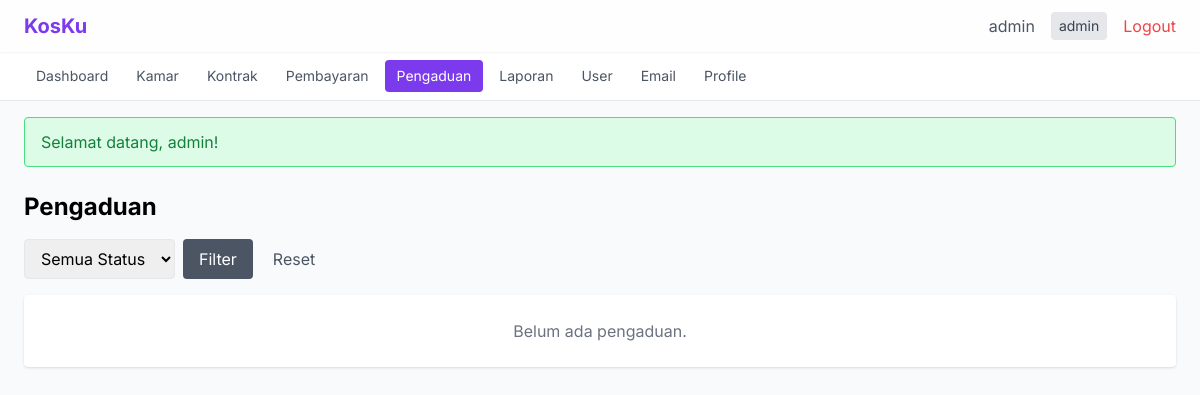
/pengaduan/index (signed in), run on an earlier commit of the app's database.
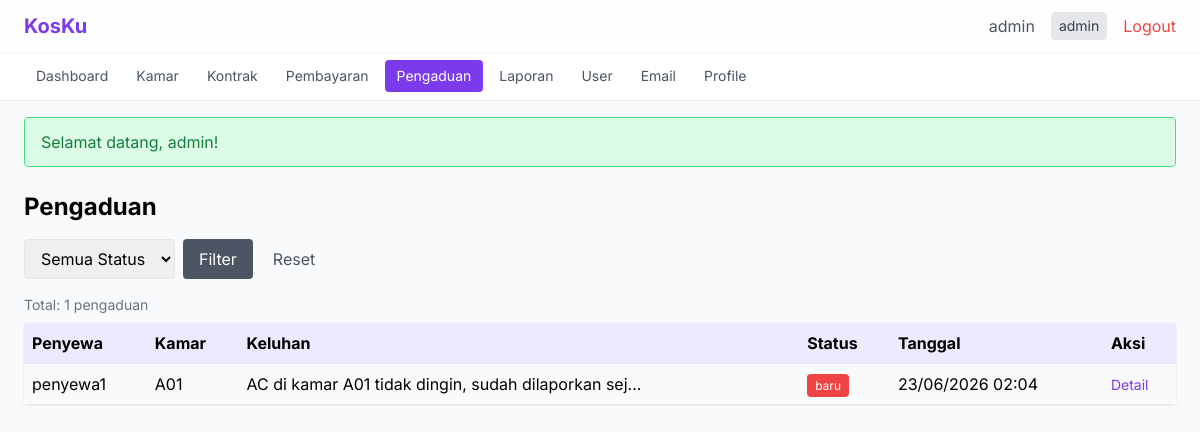
And on a later commit of the database.
### tables this page shows
CREATE TABLE pengaduan (
    id INT AUTO_INCREMENT PRIMARY KEY,
    penyewa_id INT NOT NULL,
    kamar_id INT,
    keluhan TEXT NOT NULL,
    foto VARCHAR(255),
    status ENUM('baru', 'diproses', 'selesai') NOT NULL DEFAULT 'baru',
    respon TEXT,
    created_at TIMESTAMP DEFAULT CURRENT_TIMESTAMP,
    FOREIGN KEY (penyewa_id) REFERENCES users(id) ON DELETE CASCADE,
    FOREIGN KEY (kamar_id) REFERENCES kamar(id) ON DELETE SET NULL
);

CREATE TABLE users (
    id INT AUTO_INCREMENT PRIMARY KEY,
    username VARCHAR(50) NOT NULL UNIQUE,
    email VARCHAR(100) NOT NULL UNIQUE,
    password VARCHAR(255) NOT NULL,
    role ENUM('admin', 'pemilik', 'penyewa') NOT NULL DEFAULT 'penyewa',
    no_telepon VARCHAR(20),
    alamat TEXT,
    created_at TIMESTAMP DEFAULT CURRENT_TIMESTAMP
);

CREATE TABLE kamar (
    id INT AUTO_INCREMENT PRIMARY KEY,
    nomor_kamar VARCHAR(10) NOT NULL UNIQUE,
    tipe VARCHAR(50),
    harga DECIMAL(12,2) NOT NULL,
    kapasitas INT DEFAULT 1,
    fasilitas TEXT,
    status ENUM('tersedia', 'terisi', 'maintenance') NOT NULL DEFAULT 'tersedia',
    foto VARCHAR(255),
    created_at TIMESTAMP DEFAULT CURRENT_TIMESTAMP
);

### src/Controllers/PengaduanController.php (called while the page is built, shortened)
<?php
class PengaduanController
{
    private Pengaduan $pengaduan;
    public function __construct()
    {
        $this->pengaduan = new Pengaduan();
    }
    public function index(): void
    {
        $filter = '';
        $params = [];
        $data = $this->pengaduan->getAll($filter, $params);
        require_once __DIR__ . '/../../views/pengaduan/index.php';
    }
}

### public/index.php (called while the page is built, shortened)
<?php
$requestUri = $_SERVER['REQUEST_URI'] ?? '/';
$requestUri = parse_url($requestUri, PHP_URL_PATH);
$requestUri = ltrim($requestUri, '/');
$url = !empty($requestUri) ? $requestUri : ($_GET['url'] ?? '');
$url = rtrim($url, '/');
$url = filter_var($url, FILTER_SANITIZE_URL);
$url = explode('/', $url);
$controllerName = !empty($url[0]) ? ucfirst($url[0]) . 'Controller' : 'AuthController';
$defaultMethod = $controllerName === 'AuthController' ? 'login' : 'index';
$methodName = $url[1] ?? $defaultMethod;
$params = array_slice($url, 2);
$controller = new $controllerClass();
call_user_func_array([$controller, $methodName], $params);

### src/Models/Pengaduan.php (called while the page is built, shortened)
<?php
class Pengaduan
{
    private PDO $db;
    public function __construct()
    {
        $this->db = Database::getConnection();
    }
    public function getAll(string $filter = '', array $params = []): array
    {
        $sql = "SELECT a.*, u.username as nama_penyewa, km.nomor_kamar
                FROM pengaduan a
                JOIN users u ON a.penyewa_id = u.id
                LEFT JOIN kamar km ON a.kamar_id = km.id
                WHERE 1=1 $filter
                ORDER BY a.created_at DESC";
        $stmt = $this->db->prepare($sql);
        $stmt->execute($params);
        return $stmt->fetchAll();
    }
}

### config/database.php (called while the page is built, shortened)
<?php
class Database
{
    private static ?PDO $instance = null;
    private static string $host = 'localhost';
    private static string $dbname = 'kos_management';
    private static string $user = 'root';
    private static string $pass = '';
    private static string $charset = 'utf8mb4';
    public static function getConnection(): PDO
    {
        if (self::$instance === null) {
            try {
                $dsn = "mysql:host=" . self::$host . ";dbname=" . self::$dbname . ";charset=" . self::$charset;
                self::$instance = new PDO($dsn, self::$user, self::$pass, [
                    PDO::ATTR_ERRMODE => PDO::ERRMODE_EXCEPTION,
                    PDO::ATTR_DEFAULT_FETCH_MODE => PDO::FETCH_ASSOC,
                    PDO::ATTR_EMULATE_PREPARES => false,
                ]);
            } catch (PDOException $e) {
                error_log("Database connection failed: " . $e->getMessage());
                http_response_code(500);
                require_once __DIR__ . '/../views/errors/500.php';
                exit;
            }
        }
        return self::$instance;
    }
}

### src/Helpers/Security.php (called while the page is built, shortened)
<?php
class Security
{
    public static function escapeHtml(string $data): string
    {
        return htmlspecialchars($data, ENT_QUOTES | ENT_HTML5, 'UTF-8');
    }
}

### views/pengaduan/index.php (the view, shortened to what the changed rows need)
<?php
require_once __DIR__ . '/../../src/Helpers/Security.php';
require_once __DIR__ . '/../layouts/header.php'; ?>
<div class="max-w-7xl mx-auto">
    <div class="flex justify-between items-center mb-4">
        <h1 class="text-2xl font-bold">Pengaduan</h1>
    </div>
    <form method="GET" class="mb-4 flex gap-2">
        <select name="status" class="border rounded px-3 py-2">
        </select>
        <button type="submit" class="bg-gray-600 text-white px-4 py-2 rounded">Filter</button>
        <a href="/pengaduan/index" class="text-gray-600 px-3 py-2">Reset</a>
    </form>
    <?php if (count($data) > 0): ?>
    <p class="text-sm text-gray-500 mb-2">Total: <?= count($data) ?> pengaduan</p>
    <table class="w-full bg-white rounded shadow">
        <thead>
            <tr class="bg-violet-100">
                <th class="p-2 text-left">Penyewa</th>
                <th class="p-2 text-left">Kamar</th>
                <th class="p-2 text-left">Keluhan</th>
                <th class="p-2 text-left">Status</th>
                <th class="p-2 text-left">Tanggal</th>
                <th class="p-2 text-left">Aksi</th>
            </tr>
        </thead>
        <tbody>
            <?php foreach ($data as $i => $row): ?>
            <tr class="border-t <?= $i % 2 == 0 ? 'bg-gray-50' : '' ?>">
                <td class="p-2"><?= Security::escapeHtml($row['nama_penyewa']) ?></td>
                <td class="p-2"><?= Security::escapeHtml($row['nomor_kamar'] ?? '-') ?></td>
                <td class="p-2"><?= Security::escapeHtml(mb_substr($row['keluhan'], 0, 50)) ?>...</td>
                <td class="p-2">
                    <span class="px-2 py-1 rounded text-white text-xs
                        <?= $row['status'] == 'baru' ? 'bg-red-500' : ($row['status'] == 'diproses' ? 'bg-yellow-500' : 'bg-green-500') ?>">
                        <?= Security::escapeHtml($row['status']) ?>
                    </span>
                </td>
                <td class="p-2"><?= Security::escapeHtml(date('d/m/Y H:i', strtotime($row['created_at']))) ?></td>
                <td class="p-2">
                    <a href="/pengaduan/detail/<?= $row['id'] ?>" class="text-violet-600 text-sm">Detail</a>
                </td>
            </tr>
            <?php endforeach; ?>
        </tbody>
    </table>
    <?php else: ?>
    <div class="bg-white rounded shadow p-6 text-center text-gray-500">
        Belum ada pengaduan.
    </div>
    <?php endif; ?>
</div>
<?php require_once __DIR__ . '/../layouts/footer.php'; ?>

What changed in the data, as far as the page shows it:
added pengaduan: penyewa.username "penyewa1", kamar.nomor_kamar "A01", keluhan "AC di kamar A01 tidak dingin, sudah dilaporkan sej", status "baru", created_at "23/06/2026 02:04"
Also different on the page:
count($data): (not shown) → "1"
text no longer shown: "Belum ada pengaduan."
text now shown: "Total: pengaduan Penyewa Kamar Keluhan Status Tanggal Aksi"
